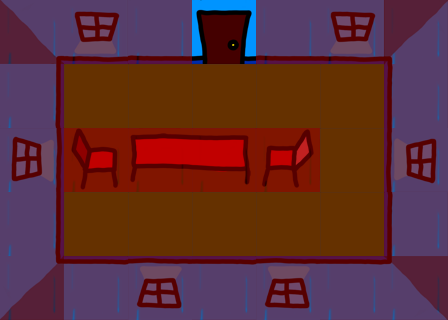

Below is a game level as drawn by its tile map, then a one-line description and the .tmx that defines it (tile-layer data replaced by summaries):
An orthogonal 7x5 tile map with 64x64 px tiles, 3 tile layers (House, Objects, SpecialLayer), 3 tilesets and 3 objects (characters/player/player_one, tile_trigger/exit_to_village, player_data/player_data).

<map version="1.0" orientation="orthogonal" width="7" height="5" tilewidth="64" tileheight="64">
 <tileset firstgid="1" name="special" tilewidth="64" tileheight="64">
  <image source="../../../../tiles/special.png" width="320" height="1216" />
 </tileset>
 <tileset firstgid="96" name="house" tilewidth="64" tileheight="64">
  <image source="../../../../tiles/house.png" width="320" height="640" />
 </tileset>
 <tileset firstgid="146" name="objects" tilewidth="64" tileheight="64">
  <image source="../../../../tiles/objects.png" width="320" height="1216" />
 </tileset>
 <layer name="House" width="7" height="5">
  <data>[35 cells, 35 non-empty, 10 distinct tile ids]</data>
 </layer>
 <layer name="Objects" width="7" height="5">
  <data>[35 cells, 10 non-empty, 8 distinct tile ids]</data>
 </layer>
 <layer name="SpecialLayer" width="7" height="5">
  <data>[35 cells, 23 non-empty, 1 distinct tile ids]</data>
 </layer>
 <objectgroup name="Object Layer 1" width="7" height="5">
  <object name="characters/player/player_one" gid="146" x="320" y="256" />
  <object name="tile_trigger/exit_to_village" gid="152" x="192" y="64" />
  <object name="player_data/player_data" gid="147" x="0" y="64" />
 </objectgroup>
</map>
